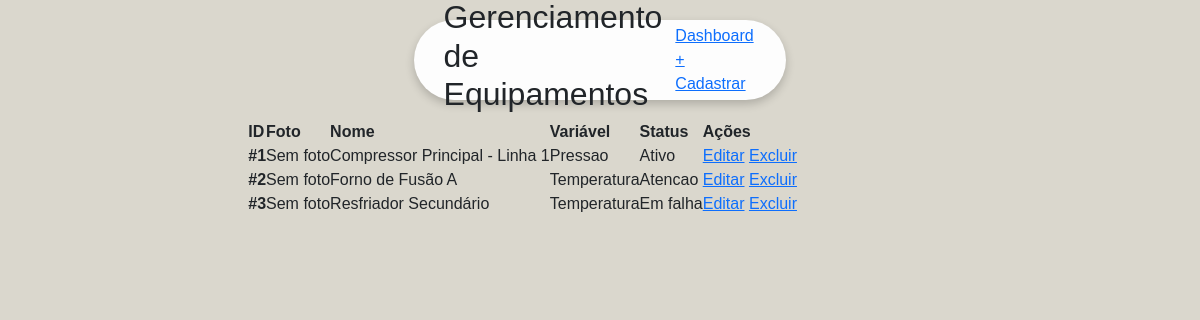
/html/equipaments.php, run on the app's committed database.
### tables this page shows
CREATE TABLE equipamentos (
    id INT AUTO_INCREMENT PRIMARY KEY,
    nome_maquina VARCHAR(100) NOT NULL,
    tipo_variavel ENUM('Temperatura', 'Pressao') NOT NULL,
    status_funcionamento ENUM('Ativo', 'Inativo', 'Em falha', 'Atencao') NOT NULL DEFAULT 'Ativo',
    id_cliente INT NOT NULL,
    FOREIGN KEY (id_cliente) REFERENCES clientes(id) ON DELETE CASCADE
);

### partials/crud.php (called while the page is built, shortened)
<?php
try {
    function readAll($pdo, $table, $where = null) {
        $sql = "SELECT * FROM $table";
        $stmt = $pdo->query($sql);
        return $stmt->fetchAll(PDO::FETCH_ASSOC);
    }
} catch (PDOException $e) {
    die("Erro de conexão: " . $e->getMessage());
}

### html/equipaments.php (the view, shortened to what this page needs)
<?php
require_once '../partials/crud.php';
$equipamentos =  readAll($pdo, 'equipamentos');
?>
<!DOCTYPE html>
<html lang="pt-br">
<head>
    <link href="https://cdn.jsdelivr.net/npm/bootstrap@5.3.0/dist/css/bootstrap.min.css" rel="stylesheet">
    <link href="../css/style.css" rel="stylesheet">
</head>
<body class="pagina-equipamentos">
<div class="container-principal">
    <header class="topo-pagina">
        <h2 class="titulo-pagina">Gerenciamento de Equipamentos</h2>
        <div class="acoes-topo">
            <a href="../index.php" class="btn-dashboard">Dashboard</a>
            <a href="cadastro.php" class="btn-cadastrar">+ Cadastrar</a>
        </div>
    </header>
    <div class="caixa-tabela">
        <div class="table-responsive">
            <table class="tabela-dados">
                <thead>
                    <tr>
                        <th>ID</th>
                        <th>Foto</th>
                        <th>Nome</th>
                        <th>Variável</th>
                        <th>Status</th>
                        <th>Ações</th>
                    </tr>
                </thead>
                <tbody>
                    <?php if (count($equipamentos) > 0): ?>
                        <?php foreach ($equipamentos as $eq): ?>
                        <tr>
                            <td><strong>#<?= $eq['id']; ?></strong></td>
                            <td>
                                <?php
                                $caminho_foto = "../uploads/" . $eq['id'] . ".jpg";
                                if (file_exists($caminho_foto)): ?>
                                    <img src="<?= $caminho_foto; ?>?t=<?= time(); ?>" alt="Foto" class="foto-equipamento">
                                <?php else: ?>
                                    <span class="texto-sem-foto">Sem foto</span>
                                <?php endif; ?>
                            </td>
                            <td><?= htmlspecialchars($eq['nome_maquina']); ?></td>
                            <td>
                                <span class="badge-variavel">
                                    <?= $eq['tipo_variavel']; ?>
                                </span>
                            </td>
                            <td>
                                <?php
                                $cor = 'warning';
                                if ($eq['status_funcionamento'] == 'Ativo') $cor = 'success';
                                if ($eq['status_funcionamento'] == 'Em falha') $cor = 'danger';
                                ?>
                                <span class="badge-<?= $cor; ?>"><?= $eq['status_funcionamento']; ?></span>
                            </td>
                            <td>
                                <a href="../partials/edit.php?id=<?= $eq['id']; ?>" class="btn-editar">Editar</a>
                                <a href="../partials/delete.php?id=<?= $eq['id']; ?>" class="btn-excluir" onclick="return confirm('Deseja realmente excluir este equipamento?');">Excluir</a>
                            </td>
                        </tr>
                        <?php endforeach; ?>
                    <?php else: ?>
                        <tr>
                            <td colspan="6" class="sem-dados">Nenhum equipamento cadastrado.</td>
                        </tr>
                    <?php endif; ?>
                </tbody>
            </table>
        </div>
    </div>
</div>
</body>
</html>

### css/style.css (style rules this page uses)
* { margin: 0; padding: 0; box-sizing: border-box; font-family: 'Gilroy-Regular', Arial, sans-serif; scrollbar-width: none; }
body { background-color: #dad7cd; display: flex; flex-direction: column; align-items: center; min-height: 100vh; }
header { width: 53%; height: 80px; background-color: #fdfdfd; display: flex; align-items: center; justify-content: center; position: relative; padding: 0 30px; border-radius: 40px; margin: 20px auto; box-shadow: 0 4px 10px rgba(0, 0, 0, 0.2); }
* { margin: 0; padding: 0; box-sizing: border-box; font-family: 'Gilroy-Regular', sans-serif; }
body { background-color: #dad7cd; }

### data on the page
equipamentos: id "1", shows "Sem foto", nome_maquina "Compressor Principal - Linha 1", tipo_variavel "Pressao", status_funcionamento "Ativo"
equipamentos: id "2", shows "Sem foto", nome_maquina "Forno de Fusão A", tipo_variavel "Temperatura", status_funcionamento "Atencao"
equipamentos: id "3", shows "Sem foto", nome_maquina "Resfriador Secundário", tipo_variavel "Temperatura", status_funcionamento "Em falha"
